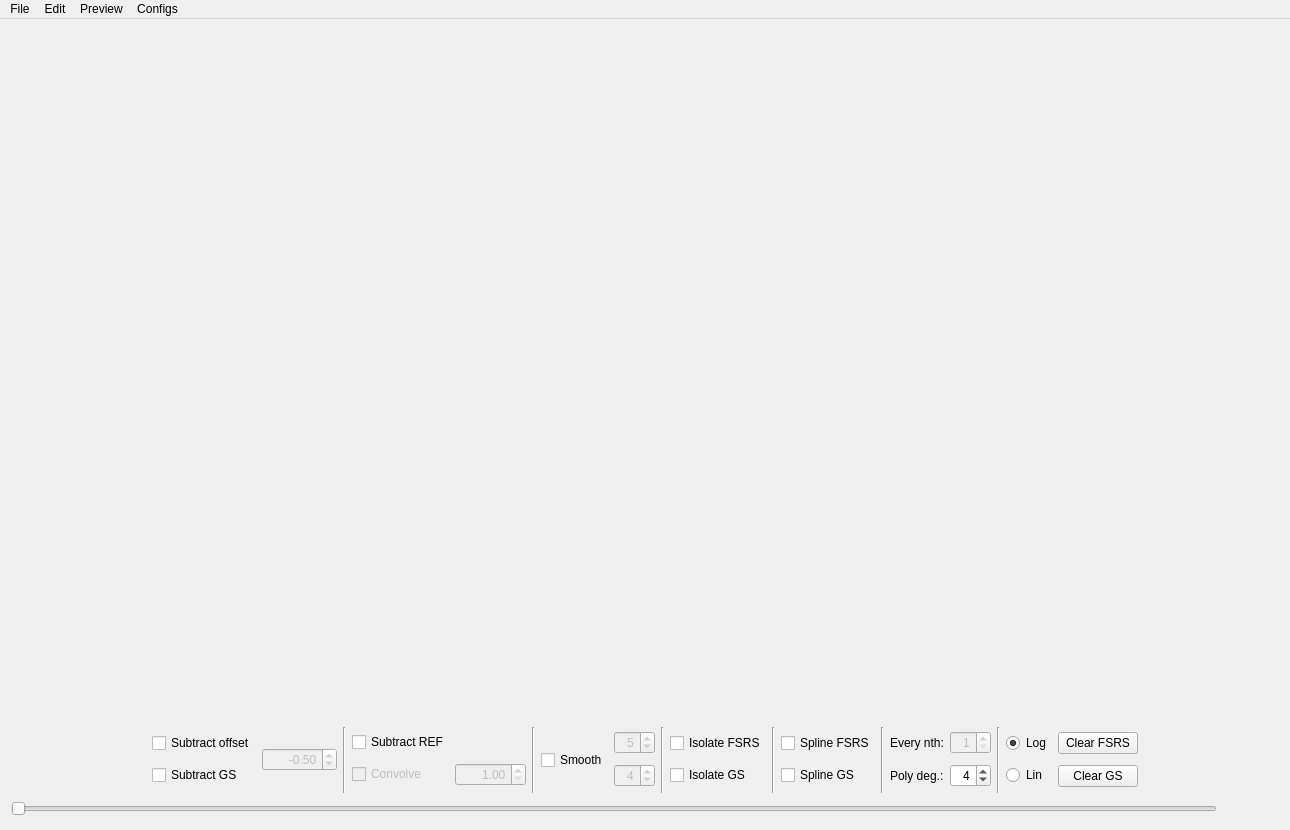
<?xml version="1.0" encoding="UTF-8"?>
<ui version="4.0">
 <class>MainWindow</class>
 <widget class="QMainWindow" name="MainWindow">
  <property name="geometry">
   <rect>
    <x>0</x>
    <y>0</y>
    <width>1290</width>
    <height>830</height>
   </rect>
  </property>
  <property name="windowTitle">
   <string>Raman Manager</string>
  </property>
  <widget class="QWidget" name="centralWidget">
   <layout class="QVBoxLayout" name="verticalLayout_8">
    <item>
     <widget class="QCustomPlot" name="specPlot" native="true">
      <property name="sizePolicy">
       <sizepolicy hsizetype="Expanding" vsizetype="Expanding">
        <horstretch>0</horstretch>
        <verstretch>0</verstretch>
       </sizepolicy>
      </property>
     </widget>
    </item>
    <item>
     <layout class="QHBoxLayout" name="horizontalLayout_6">
      <item>
       <spacer name="horizontalSpacer">
        <property name="orientation">
         <enum>Qt::Horizontal</enum>
        </property>
        <property name="sizeHint" stdset="0">
         <size>
          <width>138</width>
          <height>66</height>
         </size>
        </property>
       </spacer>
      </item>
      <item>
       <layout class="QHBoxLayout" name="horizontalLayout_2">
        <item>
         <layout class="QVBoxLayout" name="verticalLayout_7">
          <item>
           <widget class="QCheckBox" name="zeroBox">
            <property name="text">
             <string>Subtract offset</string>
            </property>
           </widget>
          </item>
          <item>
           <widget class="QCheckBox" name="subGSBox">
            <property name="text">
             <string>Subtract GS</string>
            </property>
           </widget>
          </item>
         </layout>
        </item>
        <item>
         <widget class="QDoubleSpinBox" name="zeroSpinBox">
          <property name="enabled">
           <bool>false</bool>
          </property>
          <property name="toolTip">
           <string>Temporal value up to which the offset is calculated</string>
          </property>
          <property name="alignment">
           <set>Qt::AlignRight|Qt::AlignTrailing|Qt::AlignVCenter</set>
          </property>
          <property name="minimum">
           <double>-1000.000000000000000</double>
          </property>
          <property name="maximum">
           <double>1000.000000000000000</double>
          </property>
          <property name="singleStep">
           <double>0.100000000000000</double>
          </property>
          <property name="value">
           <double>-0.500000000000000</double>
          </property>
         </widget>
        </item>
       </layout>
      </item>
      <item>
       <widget class="Line" name="line_7">
        <property name="orientation">
         <enum>Qt::Vertical</enum>
        </property>
       </widget>
      </item>
      <item>
       <layout class="QGridLayout" name="gridLayout_2">
        <item row="0" column="0">
         <widget class="QCheckBox" name="refBox">
          <property name="text">
           <string>Subtract REF</string>
          </property>
         </widget>
        </item>
        <item row="0" column="1">
         <widget class="QSolventBox" name="solvBox" native="true">
          <property name="enabled">
           <bool>false</bool>
          </property>
          <property name="sizePolicy">
           <sizepolicy hsizetype="Preferred" vsizetype="Preferred">
            <horstretch>0</horstretch>
            <verstretch>0</verstretch>
           </sizepolicy>
          </property>
          <property name="minimumSize">
           <size>
            <width>0</width>
            <height>0</height>
           </size>
          </property>
          <property name="baseSize">
           <size>
            <width>0</width>
            <height>0</height>
           </size>
          </property>
         </widget>
        </item>
        <item row="1" column="0">
         <widget class="QCheckBox" name="convoBox">
          <property name="enabled">
           <bool>false</bool>
          </property>
          <property name="text">
           <string>Convolve</string>
          </property>
         </widget>
        </item>
        <item row="1" column="1">
         <widget class="QDoubleSpinBox" name="convoSpinBox">
          <property name="enabled">
           <bool>false</bool>
          </property>
          <property name="toolTip">
           <string>Temporal value up to which the offset is calculated</string>
          </property>
          <property name="alignment">
           <set>Qt::AlignRight|Qt::AlignTrailing|Qt::AlignVCenter</set>
          </property>
          <property name="minimum">
           <double>1.000000000000000</double>
          </property>
          <property name="maximum">
           <double>1000.000000000000000</double>
          </property>
          <property name="singleStep">
           <double>0.500000000000000</double>
          </property>
          <property name="value">
           <double>1.000000000000000</double>
          </property>
         </widget>
        </item>
       </layout>
      </item>
      <item>
       <widget class="Line" name="line_3">
        <property name="orientation">
         <enum>Qt::Vertical</enum>
        </property>
       </widget>
      </item>
      <item>
       <layout class="QHBoxLayout" name="horizontalLayout_3">
        <item>
         <widget class="QCheckBox" name="smoothBox">
          <property name="toolTip">
           <string>Apply a Savitzky-Golay filter to smooth out the spectral noise</string>
          </property>
          <property name="text">
           <string>Smooth</string>
          </property>
         </widget>
        </item>
        <item>
         <layout class="QVBoxLayout" name="verticalLayout">
          <item>
           <widget class="QSpinBox" name="windowSpinBox">
            <property name="enabled">
             <bool>false</bool>
            </property>
            <property name="toolTip">
             <string>Savitzky-Golay window size</string>
            </property>
            <property name="alignment">
             <set>Qt::AlignRight|Qt::AlignTrailing|Qt::AlignVCenter</set>
            </property>
            <property name="minimum">
             <number>1</number>
            </property>
            <property name="value">
             <number>5</number>
            </property>
           </widget>
          </item>
          <item>
           <widget class="QSpinBox" name="degSpinBox">
            <property name="enabled">
             <bool>false</bool>
            </property>
            <property name="toolTip">
             <string>Savitzky-Golay polynomial degree</string>
            </property>
            <property name="alignment">
             <set>Qt::AlignRight|Qt::AlignTrailing|Qt::AlignVCenter</set>
            </property>
            <property name="minimum">
             <number>2</number>
            </property>
            <property name="value">
             <number>4</number>
            </property>
           </widget>
          </item>
         </layout>
        </item>
       </layout>
      </item>
      <item>
       <widget class="Line" name="line_4">
        <property name="orientation">
         <enum>Qt::Vertical</enum>
        </property>
       </widget>
      </item>
      <item>
       <layout class="QVBoxLayout" name="verticalLayout_2">
        <item>
         <widget class="QCheckBox" name="isolateFSRSBox">
          <property name="text">
           <string>Isolate FSRS</string>
          </property>
         </widget>
        </item>
        <item>
         <widget class="QCheckBox" name="isolateGSBox">
          <property name="text">
           <string>Isolate GS</string>
          </property>
         </widget>
        </item>
       </layout>
      </item>
      <item>
       <widget class="Line" name="line">
        <property name="orientation">
         <enum>Qt::Vertical</enum>
        </property>
       </widget>
      </item>
      <item>
       <layout class="QVBoxLayout" name="verticalLayout_4">
        <item>
         <widget class="QCheckBox" name="splineFSRSBox">
          <property name="text">
           <string>Spline FSRS</string>
          </property>
         </widget>
        </item>
        <item>
         <widget class="QCheckBox" name="splineGSBox">
          <property name="text">
           <string>Spline GS</string>
          </property>
         </widget>
        </item>
       </layout>
      </item>
      <item>
       <widget class="Line" name="line_5">
        <property name="orientation">
         <enum>Qt::Vertical</enum>
        </property>
       </widget>
      </item>
      <item>
       <layout class="QGridLayout" name="gridLayout_3">
        <item row="0" column="0">
         <widget class="QLabel" name="label">
          <property name="text">
           <string>Every nth:</string>
          </property>
         </widget>
        </item>
        <item row="0" column="1">
         <widget class="QSpinBox" name="isoBox">
          <property name="enabled">
           <bool>false</bool>
          </property>
          <property name="toolTip">
           <string>Every nth point in the peak-enveloping baseline</string>
          </property>
          <property name="alignment">
           <set>Qt::AlignRight|Qt::AlignTrailing|Qt::AlignVCenter</set>
          </property>
          <property name="minimum">
           <number>1</number>
          </property>
         </widget>
        </item>
        <item row="1" column="0">
         <widget class="QLabel" name="label_2">
          <property name="text">
           <string>Poly deg.:</string>
          </property>
         </widget>
        </item>
        <item row="1" column="1">
         <widget class="QSpinBox" name="polyBox">
          <property name="toolTip">
           <string>Polynomial order</string>
          </property>
          <property name="alignment">
           <set>Qt::AlignRight|Qt::AlignTrailing|Qt::AlignVCenter</set>
          </property>
          <property name="minimum">
           <number>1</number>
          </property>
          <property name="value">
           <number>4</number>
          </property>
         </widget>
        </item>
       </layout>
      </item>
      <item>
       <widget class="Line" name="line_6">
        <property name="orientation">
         <enum>Qt::Vertical</enum>
        </property>
       </widget>
      </item>
      <item>
       <layout class="QVBoxLayout" name="verticalLayout_6">
        <item>
         <widget class="QRadioButton" name="logButton">
          <property name="text">
           <string>Log</string>
          </property>
          <property name="checked">
           <bool>true</bool>
          </property>
         </widget>
        </item>
        <item>
         <widget class="QRadioButton" name="linButton">
          <property name="text">
           <string>Lin</string>
          </property>
          <property name="checked">
           <bool>false</bool>
          </property>
         </widget>
        </item>
       </layout>
      </item>
      <item>
       <layout class="QVBoxLayout" name="verticalLayout_5">
        <item>
         <widget class="QPushButton" name="clearButton">
          <property name="text">
           <string>Clear FSRS</string>
          </property>
         </widget>
        </item>
        <item>
         <widget class="QPushButton" name="clearGSButton">
          <property name="text">
           <string>Clear GS</string>
          </property>
         </widget>
        </item>
       </layout>
      </item>
      <item>
       <spacer name="horizontalSpacer_2">
        <property name="orientation">
         <enum>Qt::Horizontal</enum>
        </property>
        <property name="sizeHint" stdset="0">
         <size>
          <width>40</width>
          <height>20</height>
         </size>
        </property>
       </spacer>
      </item>
     </layout>
    </item>
    <item>
     <layout class="QHBoxLayout" name="horizontalLayout">
      <item>
       <widget class="QSlider" name="delaySlider">
        <property name="sizePolicy">
         <sizepolicy hsizetype="Expanding" vsizetype="Minimum">
          <horstretch>0</horstretch>
          <verstretch>0</verstretch>
         </sizepolicy>
        </property>
        <property name="minimumSize">
         <size>
          <width>0</width>
          <height>20</height>
         </size>
        </property>
        <property name="orientation">
         <enum>Qt::Horizontal</enum>
        </property>
       </widget>
      </item>
      <item>
       <widget class="QLabel" name="delayLabel">
        <property name="minimumSize">
         <size>
          <width>50</width>
          <height>0</height>
         </size>
        </property>
        <property name="maximumSize">
         <size>
          <width>50</width>
          <height>16777215</height>
         </size>
        </property>
        <property name="font">
         <font>
          <weight>75</weight>
          <bold>true</bold>
         </font>
        </property>
        <property name="text">
         <string/>
        </property>
       </widget>
      </item>
      <item>
       <layout class="QVBoxLayout" name="verticalLayout_3">
        <item>
         <widget class="Line" name="line_2">
          <property name="orientation">
           <enum>Qt::Horizontal</enum>
          </property>
         </widget>
        </item>
       </layout>
      </item>
     </layout>
    </item>
   </layout>
  </widget>
  <widget class="QMenuBar" name="menuBar">
   <property name="geometry">
    <rect>
     <x>0</x>
     <y>0</y>
     <width>1290</width>
     <height>21</height>
    </rect>
   </property>
   <widget class="QMenu" name="menuFile">
    <property name="title">
     <string>File</string>
    </property>
    <addaction name="actionOpen_PDP_Dataset"/>
    <addaction name="actionOpen_Raw_WL_File"/>
    <addaction name="actionSave_Raw_WL_File"/>
    <addaction name="separator"/>
    <addaction name="actionOpen_PP_Dataset"/>
    <addaction name="actionOpen_Common_PP_File"/>
    <addaction name="separator"/>
    <addaction name="actionSave_Difference_File"/>
    <addaction name="actionSave_Averaged_GS_Spectrum"/>
    <addaction name="actionSave_On_Screen_Data"/>
    <addaction name="separator"/>
    <addaction name="actionOpen_Temporally_Shifted_FSRS"/>
    <addaction name="actionOpen_Spectrally_Shifted_FSRS"/>
   </widget>
   <widget class="QMenu" name="menuEdit">
    <property name="title">
     <string>Edit</string>
    </property>
    <addaction name="actionCorrect_Dispersion"/>
    <addaction name="actionRemove_Region"/>
    <addaction name="separator"/>
    <addaction name="actionInvert_Signals"/>
    <addaction name="actionReverse_Wavenumber"/>
    <addaction name="actionInvert_Probetime"/>
    <addaction name="separator"/>
    <addaction name="actionAdd_Gaussian_Weights"/>
    <addaction name="separator"/>
    <addaction name="actionScale_Wavenumber"/>
    <addaction name="actionCalibrate_wavenumber"/>
   </widget>
   <widget class="QMenu" name="menuPreview">
    <property name="title">
     <string>Preview</string>
    </property>
    <addaction name="actionPreview_FSRS_Spectrum"/>
    <addaction name="actionPreview_GS_FSRS_Spectrum"/>
    <addaction name="actionPreview_Difference_Spectrum"/>
    <addaction name="separator"/>
    <addaction name="actionFit_FSRS_Spectrum"/>
    <addaction name="separator"/>
    <addaction name="actionPreview_PP_Spectrum"/>
    <addaction name="actionPreview_DP_Spectrum"/>
    <addaction name="actionPreview_PDP_Spectrum"/>
   </widget>
   <widget class="QMenu" name="menuConfigs">
    <property name="title">
     <string>Configs</string>
    </property>
    <addaction name="actionLoad_Configs"/>
    <addaction name="actionSave_Configs"/>
   </widget>
   <addaction name="menuFile"/>
   <addaction name="menuEdit"/>
   <addaction name="menuPreview"/>
   <addaction name="menuConfigs"/>
  </widget>
  <action name="actionOpen_PDP_Dataset">
   <property name="text">
    <string>Open PDP dataset</string>
   </property>
  </action>
  <action name="actionSave_Raw_WL_File">
   <property name="text">
    <string>Save Raw WL File</string>
   </property>
  </action>
  <action name="actionOpen_Raw_WL_File">
   <property name="text">
    <string>Open Raw WL File</string>
   </property>
  </action>
  <action name="actionSave_Difference_File">
   <property name="text">
    <string>Save Difference File</string>
   </property>
  </action>
  <action name="actionInvert_Signals">
   <property name="text">
    <string>Invert Signals</string>
   </property>
  </action>
  <action name="actionReverse_Wavenumber">
   <property name="text">
    <string>Reverse Wavenumber</string>
   </property>
  </action>
  <action name="actionOpen_PP_Dataset">
   <property name="text">
    <string>Open PP Dataset</string>
   </property>
  </action>
  <action name="actionOpen_Common_PP_File">
   <property name="text">
    <string>Open Common PP File</string>
   </property>
  </action>
  <action name="actionCalibrate_wavenumber">
   <property name="text">
    <string>Calibrate Wavenumber</string>
   </property>
  </action>
  <action name="actionScale_Wavenumber">
   <property name="text">
    <string>Scale Wavenumber</string>
   </property>
  </action>
  <action name="actionSave_Averaged_GS_Spectrum">
   <property name="text">
    <string>Save Averaged GS Spectrum</string>
   </property>
  </action>
  <action name="actionCorrect_Dispersion">
   <property name="text">
    <string>Correct Dispersion</string>
   </property>
  </action>
  <action name="actionPreview_FSRS_Spectrum">
   <property name="text">
    <string>Preview FSRS Spectrum</string>
   </property>
  </action>
  <action name="actionRemove_Region">
   <property name="text">
    <string>Remove Region</string>
   </property>
  </action>
  <action name="actionPreview_GS_FSRS_Spectrum">
   <property name="text">
    <string>Preview GS FSRS Spectrum</string>
   </property>
  </action>
  <action name="actionInvert_Probetime">
   <property name="text">
    <string>Invert Probetime</string>
   </property>
  </action>
  <action name="actionPreview_PP_Spectrum">
   <property name="text">
    <string>Preview PP Spectrum</string>
   </property>
  </action>
  <action name="actionPreview_DP_Spectrum">
   <property name="text">
    <string>Preview DP Spectrum</string>
   </property>
  </action>
  <action name="actionPreview_PDP_Spectrum">
   <property name="text">
    <string>Preview PDP Spectrum</string>
   </property>
  </action>
  <action name="actionSave_Configs">
   <property name="text">
    <string>Save Configs</string>
   </property>
  </action>
  <action name="actionLoad_Configs">
   <property name="text">
    <string>Load Configs</string>
   </property>
  </action>
  <action name="actionFit_FSRS_Spectrum">
   <property name="text">
    <string>Fit FSRS Spectrum</string>
   </property>
  </action>
  <action name="actionAdd_Gaussian_Weights">
   <property name="text">
    <string>Add Gaussian Weights</string>
   </property>
  </action>
  <action name="actionSave_On_Screen_Data">
   <property name="text">
    <string>Save On-Screen Data</string>
   </property>
  </action>
  <action name="actionOpen_Temporally_Shifted_FSRS">
   <property name="text">
    <string>Open Temporally Shifted FSRS</string>
   </property>
  </action>
  <action name="actionOpen_Spectrally_Shifted_FSRS">
   <property name="text">
    <string>Open Spectrally Shifted FSRS</string>
   </property>
  </action>
  <action name="actionPreview_Difference_Spectrum">
   <property name="text">
    <string>Preview Difference Spectrum</string>
   </property>
  </action>
 </widget>
 <layoutdefault spacing="6" margin="11"/>
 <customwidgets>
  <customwidget>
   <class>QCustomPlot</class>
   <extends>QWidget</extends>
   <header>qcustomplot.h</header>
   <container>1</container>
  </customwidget>
  <customwidget>
   <class>QSolventBox</class>
   <extends>QWidget</extends>
   <header>qsolventbox.h</header>
   <container>1</container>
  </customwidget>
 </customwidgets>
 <resources/>
 <connections/>
</ui>
